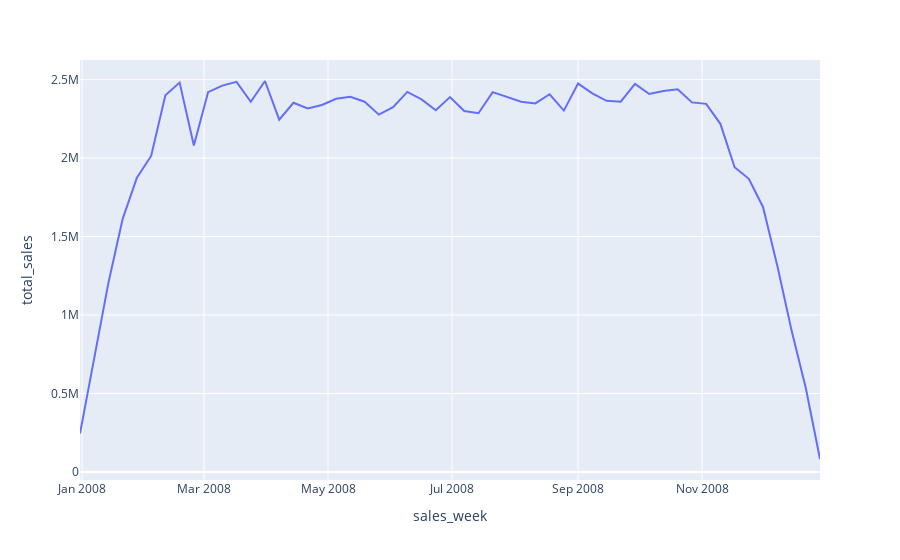

This figure's notebook cell:
### Code cell
import plotly.express as px
px.line(sales_over_time, x='sales_week', y='total_sales')
